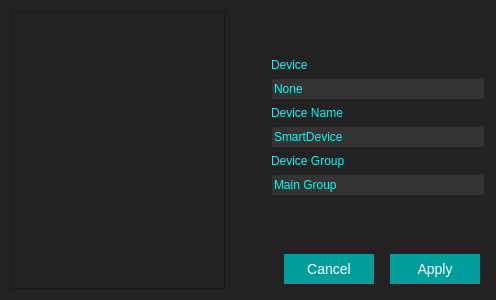
<?xml version="1.0" encoding="UTF-8"?>
<ui version="4.0">
 <class>AddDeviceWindow</class>
 <widget class="QDialog" name="AddDeviceWindow">
  <property name="windowModality">
   <enum>Qt::WindowModal</enum>
  </property>
  <property name="geometry">
   <rect>
    <x>0</x>
    <y>0</y>
    <width>496</width>
    <height>300</height>
   </rect>
  </property>
  <property name="windowTitle">
   <string>Add New Device</string>
  </property>
  <property name="styleSheet">
   <string notr="true">background-color: #222;</string>
  </property>
  <layout class="QGridLayout" name="gridLayout">
   <item row="1" column="2">
    <layout class="QVBoxLayout" name="deviceLayout">
     <item>
      <widget class="QLabel" name="deviceLabel">
       <property name="sizePolicy">
        <sizepolicy hsizetype="Maximum" vsizetype="Maximum">
         <horstretch>0</horstretch>
         <verstretch>0</verstretch>
        </sizepolicy>
       </property>
       <property name="styleSheet">
        <string notr="true">color: #00FBF6;</string>
       </property>
       <property name="text">
        <string>Device </string>
       </property>
       <property name="margin">
        <number>5</number>
       </property>
      </widget>
     </item>
     <item>
      <widget class="QLineEdit" name="deviceEdit">
       <property name="styleSheet">
        <string notr="true">background-color: #333;
color: #00FBF6;</string>
       </property>
       <property name="text">
        <string>None</string>
       </property>
       <property name="readOnly">
        <bool>true</bool>
       </property>
      </widget>
     </item>
     <item>
      <widget class="QLabel" name="deviceNameLabel">
       <property name="sizePolicy">
        <sizepolicy hsizetype="Preferred" vsizetype="Maximum">
         <horstretch>0</horstretch>
         <verstretch>0</verstretch>
        </sizepolicy>
       </property>
       <property name="styleSheet">
        <string notr="true">color: #00FBF6;</string>
       </property>
       <property name="text">
        <string>Device Name</string>
       </property>
       <property name="margin">
        <number>5</number>
       </property>
      </widget>
     </item>
     <item>
      <widget class="QLineEdit" name="deviceNameEdit">
       <property name="styleSheet">
        <string notr="true">background-color: #333;
color: #00FBF6;</string>
       </property>
       <property name="text">
        <string>SmartDevice</string>
       </property>
      </widget>
     </item>
     <item>
      <widget class="QLabel" name="deviceGroupLabel">
       <property name="sizePolicy">
        <sizepolicy hsizetype="Preferred" vsizetype="Maximum">
         <horstretch>0</horstretch>
         <verstretch>0</verstretch>
        </sizepolicy>
       </property>
       <property name="styleSheet">
        <string notr="true">color: #00FBF6;</string>
       </property>
       <property name="text">
        <string>Device Group</string>
       </property>
       <property name="margin">
        <number>5</number>
       </property>
      </widget>
     </item>
     <item>
      <widget class="QLineEdit" name="deviceGroupEdit">
       <property name="styleSheet">
        <string notr="true">background-color: #333;
color: #00FBF6;</string>
       </property>
       <property name="text">
        <string>Main Group</string>
       </property>
      </widget>
     </item>
    </layout>
   </item>
   <item row="3" column="2">
    <widget class="QDialogButtonBox" name="buttonBox">
     <property name="styleSheet">
      <string notr="true">QPushButton{
	background-color: #009E9B;
	border: none;
	font:  14px;
	color: #fff;
	max-width: 200px;
	min-width: 80px;
	min-height: 20px;
	margin: 5px;
	padding: 5px;
}
QPushButton:disabled {
	background-color: #989898;
	color: #fff;
}
.QPushButton :hover{
	background-color: #61b7ff;
	color: #fff;
}
QPushButton:focus { 
	background-color: #61b7ff;
	color: #fff;
}
QPushButton:pressed{
	background-color: #54dff0;
	color: #fff;
}</string>
     </property>
     <property name="orientation">
      <enum>Qt::Horizontal</enum>
     </property>
     <property name="standardButtons">
      <set>QDialogButtonBox::Apply|QDialogButtonBox::Cancel</set>
     </property>
    </widget>
   </item>
   <item row="0" column="2">
    <spacer name="verticalSpacer_2">
     <property name="orientation">
      <enum>Qt::Vertical</enum>
     </property>
     <property name="sizeHint" stdset="0">
      <size>
       <width>20</width>
       <height>40</height>
      </size>
     </property>
    </spacer>
   </item>
   <item row="0" column="0" rowspan="4">
    <widget class="QScrollArea" name="scrollArea">
     <property name="sizePolicy">
      <sizepolicy hsizetype="Expanding" vsizetype="Expanding">
       <horstretch>0</horstretch>
       <verstretch>0</verstretch>
      </sizepolicy>
     </property>
     <property name="widgetResizable">
      <bool>true</bool>
     </property>
     <widget class="QWidget" name="scrollAreaWidgetContents">
      <property name="geometry">
       <rect>
        <x>0</x>
        <y>0</y>
        <width>211</width>
        <height>280</height>
       </rect>
      </property>
      <layout class="QVBoxLayout" name="verticalLayout_2">
       <item>
        <layout class="QVBoxLayout" name="avaliableDevicesLayout">
         <property name="sizeConstraint">
          <enum>QLayout::SetMaximumSize</enum>
         </property>
         <property name="rightMargin">
          <number>0</number>
         </property>
        </layout>
       </item>
      </layout>
     </widget>
    </widget>
   </item>
   <item row="2" column="2">
    <spacer name="verticalSpacer">
     <property name="orientation">
      <enum>Qt::Vertical</enum>
     </property>
     <property name="sizeHint" stdset="0">
      <size>
       <width>20</width>
       <height>10</height>
      </size>
     </property>
    </spacer>
   </item>
   <item row="0" column="1">
    <spacer name="horizontalSpacer">
     <property name="orientation">
      <enum>Qt::Horizontal</enum>
     </property>
     <property name="sizeType">
      <enum>QSizePolicy::Preferred</enum>
     </property>
     <property name="sizeHint" stdset="0">
      <size>
       <width>40</width>
       <height>20</height>
      </size>
     </property>
    </spacer>
   </item>
  </layout>
 </widget>
 <resources/>
 <connections>
  <connection>
   <sender>buttonBox</sender>
   <signal>accepted()</signal>
   <receiver>AddDeviceWindow</receiver>
   <slot>accept()</slot>
   <hints>
    <hint type="sourcelabel">
     <x>248</x>
     <y>254</y>
    </hint>
    <hint type="destinationlabel">
     <x>157</x>
     <y>274</y>
    </hint>
   </hints>
  </connection>
  <connection>
   <sender>buttonBox</sender>
   <signal>rejected()</signal>
   <receiver>AddDeviceWindow</receiver>
   <slot>reject()</slot>
   <hints>
    <hint type="sourcelabel">
     <x>316</x>
     <y>260</y>
    </hint>
    <hint type="destinationlabel">
     <x>286</x>
     <y>274</y>
    </hint>
   </hints>
  </connection>
 </connections>
</ui>
